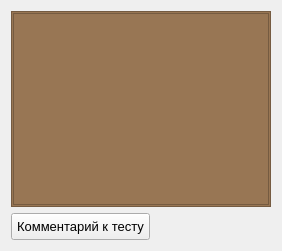
          <widget class="QWidget" name="tab_optionalTests_response">
           <attribute name="title">
            <string>Тест на чувствительность реагирования</string>
           </attribute>
           <layout class="QVBoxLayout" name="verticalLayout_21">
            <item>
             <widget class="QFrame" name="frame_chartResponse">
              <property name="autoFillBackground">
               <bool>false</bool>
              </property>
              <property name="styleSheet">
               <string notr="true">background-color: rgb(152, 118, 84);</string>
              </property>
              <property name="frameShape">
               <enum>QFrame::Shape::StyledPanel</enum>
              </property>
              <property name="frameShadow">
               <enum>QFrame::Shadow::Raised</enum>
              </property>
              <layout class="QVBoxLayout" name="verticalLayout_28">
               <property name="spacing">
                <number>3</number>
               </property>
               <property name="leftMargin">
                <number>1</number>
               </property>
               <property name="topMargin">
                <number>1</number>
               </property>
               <property name="rightMargin">
                <number>1</number>
               </property>
               <property name="bottomMargin">
                <number>1</number>
               </property>
               <item>
                <widget class="MyChart" name="Chart_response"/>
               </item>
              </layout>
             </widget>
            </item>
            <item>
             <widget class="QWidget" name="widget_2" native="true">
              <layout class="QHBoxLayout" name="horizontalLayout_3">
               <property name="leftMargin">
                <number>0</number>
               </property>
               <property name="topMargin">
                <number>0</number>
               </property>
               <property name="rightMargin">
                <number>0</number>
               </property>
               <property name="bottomMargin">
                <number>0</number>
               </property>
               <item>
                <widget class="QPushButton" name="pushButton_commentResponseTest">
                 <property name="maximumSize">
                  <size>
                   <width>150</width>
                   <height>16777215</height>
                  </size>
                 </property>
                 <property name="font">
                  <font>
                   <family>Segoe UI</family>
                   <pointsize>10</pointsize>
                  </font>
                 </property>
                 <property name="styleSheet">
                  <string notr="true">padding: 5px 5px;</string>
                 </property>
                 <property name="text">
                  <string>Комментарий к тесту</string>
                 </property>
                </widget>
               </item>
               <item>
                <widget class="QLabel" name="label_response_stepsPreview">
                 <property name="font">
                  <font>
                   <family>Segoe UI</family>
                   <pointsize>12</pointsize>
                  </font>
                 </property>
                 <property name="styleSheet">
                  <string notr="true"/>
                 </property>
                 <property name="text">
                  <string/>
                 </property>
                </widget>
               </item>
               <item>
                <widget class="QLabel" name="label_response_pointsPreview">
                 <property name="font">
                  <font>
                   <family>Segoe UI</family>
                   <pointsize>12</pointsize>
                  </font>
                 </property>
                 <property name="text">
                  <string/>
                 </property>
                </widget>
               </item>
              </layout>
             </widget>
            </item>
           </layout>
          </widget>
